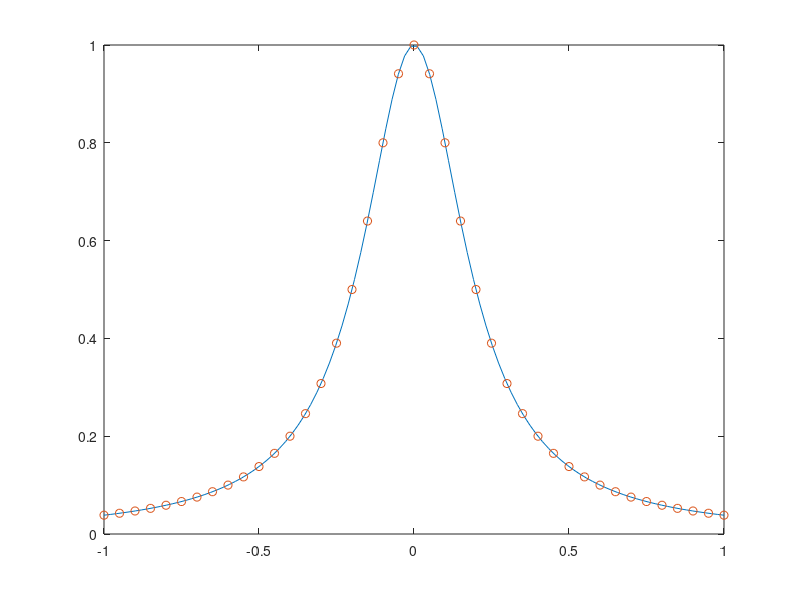

Reproduce this figure in MATLAB. (Note: this script raises an error after producing the figure.)
clear all
close all
clc

handleFigure = 0;

N           = 40;
Nout        = 20;
numMesh     = 100;

runge       = @(x) 1 ./ (1 + 25 * x.^2);

xMesh       = linspace(-1, 1, numMesh);
yMesh       = runge(xMesh);

handleFigure = handleFigure + 1;
figure(handleFigure)
plot(xMesh, yMesh)
hold on

xin         = linspace(-1, 1, N + 1);
yin         = runge(xin);

xout        = linspace(-1, 1, Nout);

plot(xin, yin, 'o')

yout        = cubicSplineInterpolation(xin, yin, xout);

hold on
plot(xout, yout, 'kx', 'MarkerSize', 8, 'LineWidth', 2)
legend('Runge function', 'Interpolation nodes', 'Spline interpolation', 'Location', 'best')
title('Cubic Spline Interpolation of Runge Function')
grid on